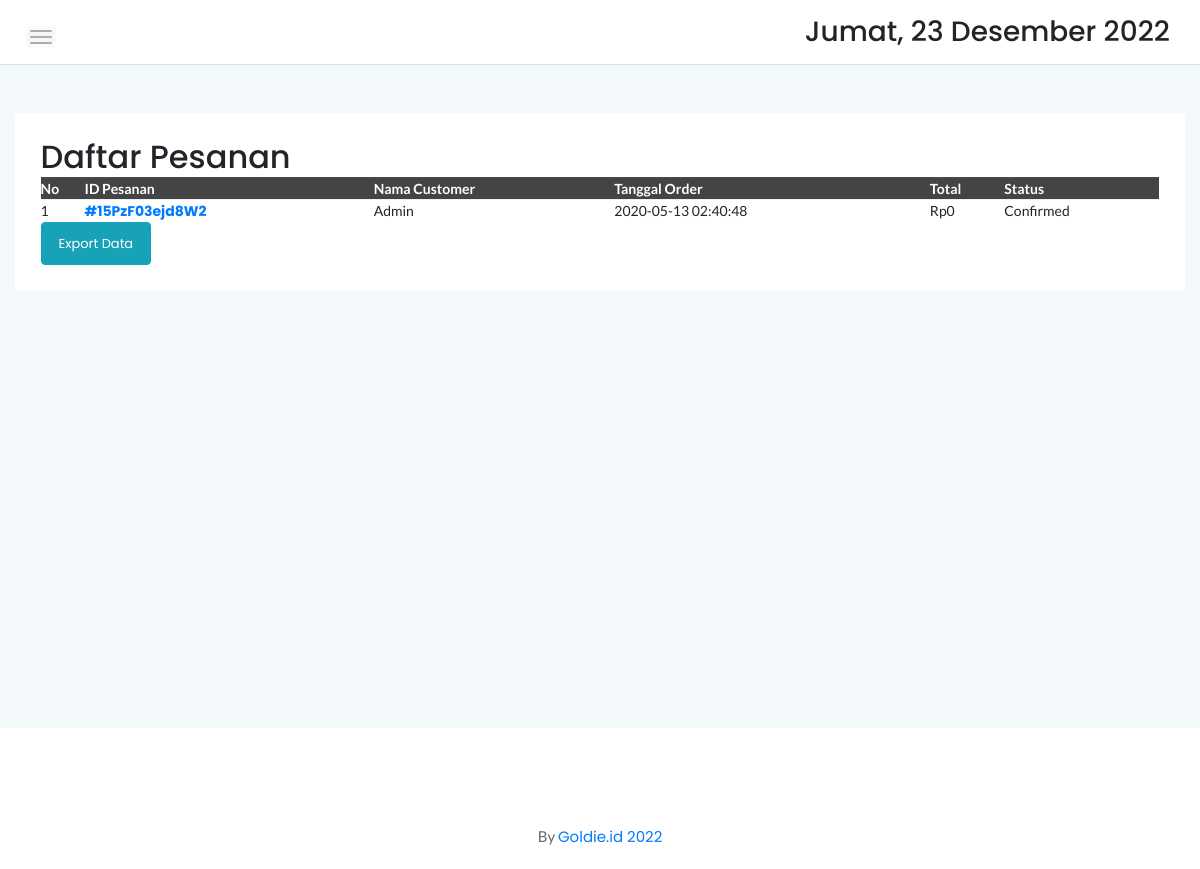
The app's page /admin/manageorder.php with its own data.
### tables this page shows
CREATE TABLE `cart` (
  `idcart` int(11) NOT NULL,
  `orderid` varchar(100) NOT NULL,
  `userid` int(11) NOT NULL,
  `tglorder` timestamp NOT NULL DEFAULT current_timestamp(),
  `status` varchar(10) NOT NULL DEFAULT 'Cart'
);

### admin/manageorder.php (the view, shortened to what this page needs)
<?php
	include '../dbconnect.php';
	?>
<!doctype html>
<html class="no-js" lang="en">
<head>
    <link rel="stylesheet" href="assets/css/bootstrap.min.css">
    <link rel="stylesheet" href="assets/css/font-awesome.min.css">
    <link rel="stylesheet" href="assets/css/themify-icons.css">
    <link rel="stylesheet" href="assets/css/metisMenu.css">
    <link rel="stylesheet" href="assets/css/owl.carousel.min.css">
    <link rel="stylesheet" href="assets/css/slicknav.min.css">
    <link rel="stylesheet" href="https://www.amcharts.com/lib/3/plugins/export/export.css" type="text/css" media="all" />
	<link rel="stylesheet" type="text/css" href="https://cdn.datatables.net/1.10.20/css/jquery.dataTables.min.css">
    <link rel="stylesheet" type="text/css" href="https://cdn.datatables.net/1.10.20/css/jquery.dataTables.css">
    <link rel="stylesheet" type="text/css" href="https://cdn.datatables.net/1.10.20/css/dataTables.bootstrap4.min.css">
    <link rel="stylesheet" type="text/css" href="https://cdn.datatables.net/responsive/2.2.3/css/responsive.bootstrap.min.css">
    <link rel="stylesheet" type="text/css" href="https://cdn.datatables.net/responsive/2.2.3/css/responsive.jqueryui.min.css">
	<link rel="stylesheet" type="text/css" href="https://cdn.datatables.net/buttons/1.5.2/css/buttons.dataTables.min.css">
    <link rel="stylesheet" href="assets/css/typography.css">
    <link rel="stylesheet" href="assets/css/default-css.css">
    <link rel="stylesheet" href="assets/css/styles.css">
    <link rel="stylesheet" href="assets/css/responsive.css">
</head>
<body>
    <div class="page-container">
        <div class="main-content">
            <div class="header-area">
                <div class="row align-items-center">
                    <div class="col-md-6 col-sm-8 clearfix">
                        <div class="nav-btn pull-left">
                            <span></span>
                            <span></span>
                            <span></span>
                        </div>
                    </div>
                    <div class="col-md-6 col-sm-4 clearfix">
                        <ul class="notification-area pull-right">
                            <li><h3><div class="date">
						</b></div></h3>
						</li>
                        </ul>
                    </div>
                </div>
            </div>
            <div class="main-content-inner">
                <div class="row mt-5 mb-5">
                    <div class="col-12">
                        <div class="card">
                            <div class="card-body">
                                <div class="d-sm-flex justify-content-between align-items-center">
									<h2>Daftar Pesanan</h2>
								</div>
                                    <div class="data-tables datatable-dark">
										 <table id="dataTable3" class="display" style="width:100%"><thead class="thead-dark">
											<tr>
												<th>No</th>
												<th>ID Pesanan</th>
												<th>Nama Customer</th>
												<th>Tanggal Order</th>
												<th>Total</th>
												<th>Status</th>
											</tr></thead><tbody>
											<?php
											$brgs=mysqli_query($conn,"SELECT * from cart c, login l where c.userid=l.userid and status!='Cart' and status!='Selesai' order by idcart ASC");
											$no=1;
											while($p=mysqli_fetch_array($brgs)){
											$orderids = $p['orderid'];
												?>
												<tr>
													<td><?php echo $no++ ?></td>
													<td><strong><a href="order.php?orderid=<?php echo $p['orderid'] ?>">#<?php echo $p['orderid'] ?></a></strong></td>
													<td><?php echo $p['namalengkap'] ?></td>
													<td><?php echo $p['tglorder'] ?></td>
													<td>Rp<?php
												$result1 = mysqli_query($conn,"SELECT SUM(d.qty*p.hargaafter) AS count FROM detailorder d, produk p where orderid='$orderids' and p.idproduk=d.idproduk order by d.idproduk ASC");
												$cekrow = mysqli_num_rows($result1);
												$row1 = mysqli_fetch_assoc($result1);
												$count = $row1['count'];
												if($cekrow > 0){
													echo number_format($count);
													} else {
														echo 'No data';
													}?></td>
													<td><?php
													$orders = $p['orderid'];
													$cekkonfirmasipembayaran = mysqli_query($conn,"select * from konfirmasi where orderid='$orders'");
													$cekroww = mysqli_num_rows($cekkonfirmasipembayaran);
													if($cekroww > 0){
														echo 'Confirmed';
													} else {
														if($p['status']!='Pengiriman'){
															echo "Menunggu Konfirmasi";
														} else {
															echo "Pengiriman";
														};
													}
													?></td>
												</tr>
												<?php
											}
											?>
										</tbody>
										</table>
                                    </div>
									<a href="datapesanan.php" target="_blank" class="btn btn-info">Export Data</a>
                                </div>
                            </div>
                        </div>
                    </div>
                </div>
            </div>
        </div>
        <footer>
            <div class="footer-area">
            <p>By <a href="goldie.id">Goldie.id 2022</a></p>
            </div>
        </footer>
</body>
</html>

### admin/assets/css/styles.css (style rules this page uses)
.page-container { width: 100%; height: 100%; min-height: 100vh; padding-left: 280px; -webkit-transition: padding-left 0.3s ease 0s; transition: padding-left 0.3s ease 0s; }
.card { border: none; border-radius: 4px; background-color: #fff; -webkit-transition: all 0.3s ease 0s; transition: all 0.3s ease 0s; }
.card-body { padding: 25.6px; padding: 1.6rem; }
.main-content { width: 100%; background: #F3F8FB; }
.main-content-inner { padding: 0 30px 50px; }
.header-area { padding: 15px 30px; background: #fff; border-bottom: 1px solid #d8e3e7; }
.nav-btn { margin-right: 30px; margin-top: 10px; cursor: pointer; }
.nav-btn span { display: block; width: 22px; height: 2px; background: #b3aaaa; margin: 4px 0; border-radius: 15px; -webkit-transition: all 0.3s ease 0s; transition: all 0.3s ease 0s; box-shadow: 0 0 0 4px rgba(99, 96, 96, 0.03); }
.notification-area { -webkit-user-select: none; -moz-user-select: none; -ms-user-select: none; user-select: none; position: relative; z-index: 1; }
.notification-area li { display: inline-block; margin-left: 20px; cursor: pointer; -webkit-user-select: none; -moz-user-select: none; -ms-user-select: none; user-select: none; }
.footer-area { text-align: center; padding: 23px 0 19px; background: #fff; }
.footer-area p { color: #676666; margin-bottom: 0; }
.btn { padding: 11px 17px; font-size: 13px; letter-spacing: 0; }
table tr th { border-bottom: none; }
table tr th, table tr td { border-top: 1px solid rgba(120, 130, 140, 0.13) !important; }
.datatable-dark thead { background: #444; color: #fff; }

### admin/assets/css/responsive.css (style rules this page uses)
@media (min-width: 1200px) and (max-width: 1364px) { .main-content-inner { padding: 0 15px 50px; } }
@media (min-width: 1200px) and (max-width: 1364px) { .page-container, .sbar_collapsed.page-container { padding-left: 0; } }

### records on screen
cart: orderid "15PzF03ejd8W2", userid.namalengkap "Admin", tglorder "2020-05-13 02:40:48", count "0"
